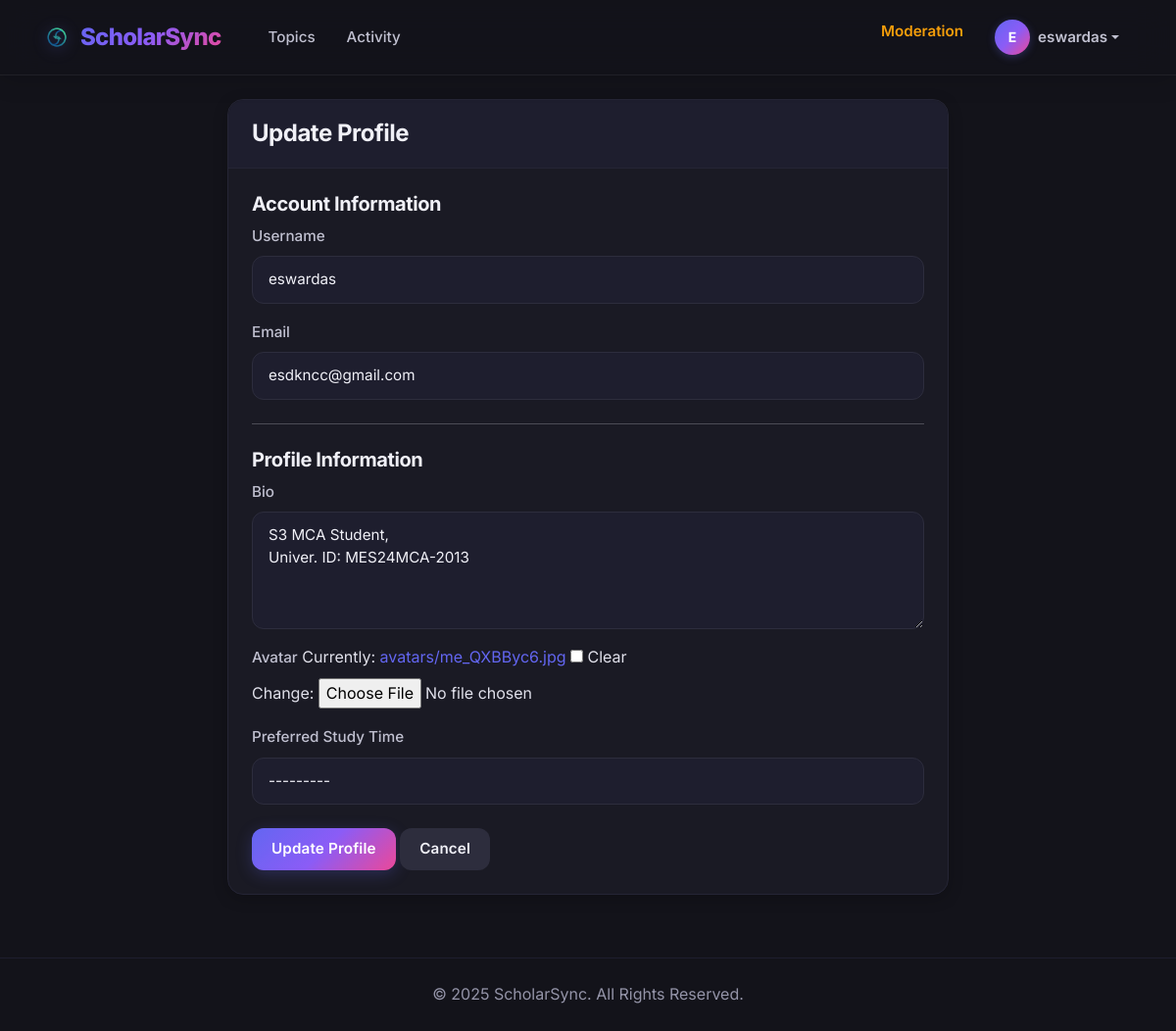
The app's page /update-user/ (signed in), older data.
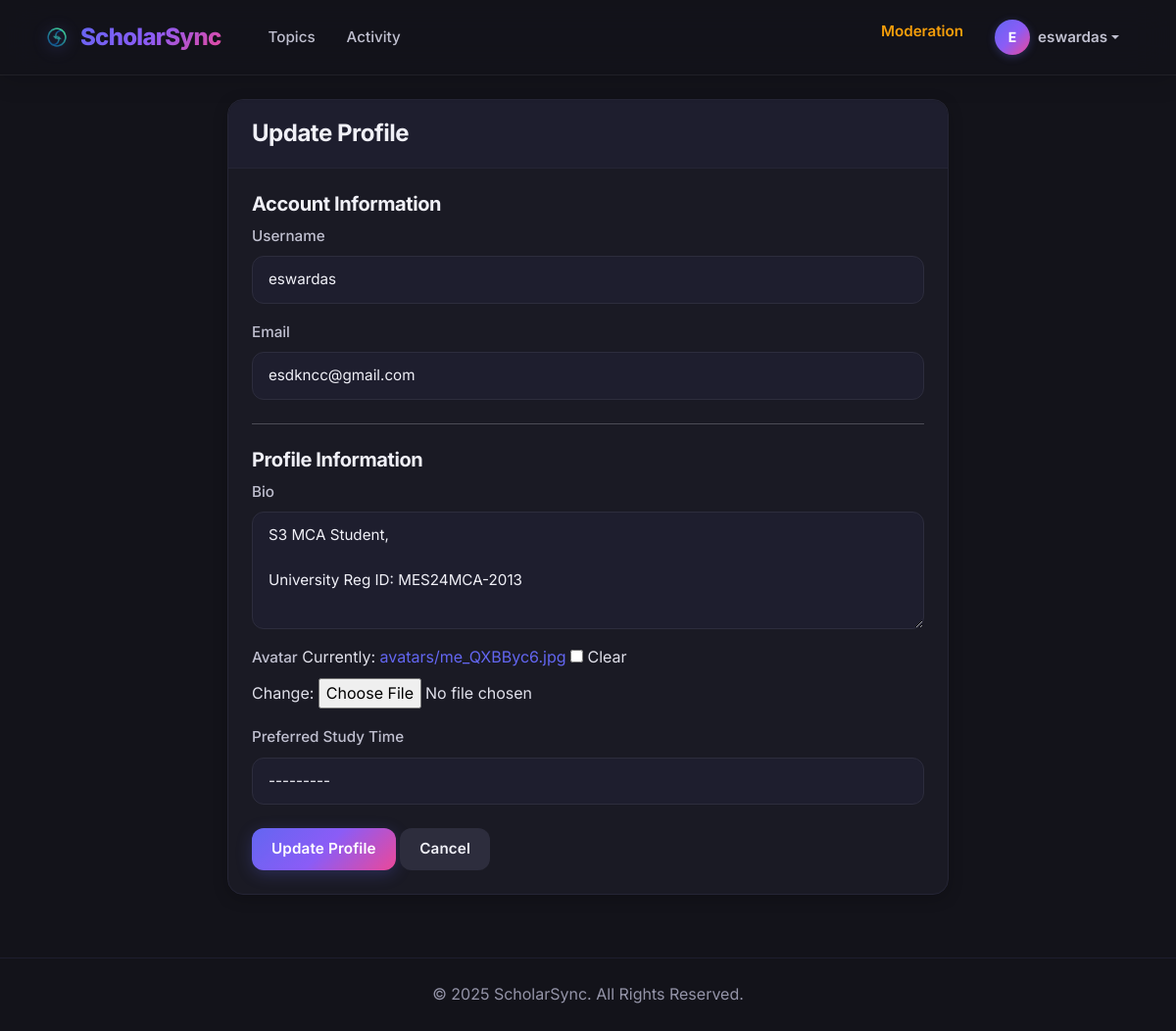
The same page, newer data.
### base/models.py (models this page shows, shortened)
class UserProfile(models.Model):
    user = models.OneToOneField(User, on_delete=models.CASCADE)
    bio = models.TextField(max_length=500, blank=True)
    avatar = models.ImageField(upload_to='avatars/', null=True, blank=True)
    study_streak = models.IntegerField(default=0)
    total_study_hours = models.FloatField(default=0)
    reputation_points = models.IntegerField(default=0)
    preferred_study_time = models.CharField(
        max_length=20,
        choices=[
            ('morning', 'Morning'),
            ('afternoon', 'Afternoon'),
            ('evening', 'Evening'),
            ('night', 'Night'),
        ],
        blank=True
    )
    suspended_until = models.DateTimeField(null=True, blank=True)

### base/views.py (the view, shortened to what this page needs)
# urls.py: path('update-user/', views.updateUser, name='update-user'),
@login_required(login_url='login')
def updateUser(request):
    user = request.user
    profile, created = UserProfile.objects.get_or_create(user=user)
    form = UserForm(instance=user)
    profile_form = UserProfileForm(instance=profile)
    return render(request, 'base/update-user.html', {
        'form': form,
        'profile_form': profile_form
    })

### base/forms.py
class UserForm(forms.ModelForm):
    class Meta:
        model = User
        fields = ['username', 'email']
        widgets = {
            'username': forms.TextInput(attrs={'class': 'form-control'}),
            'email': forms.EmailInput(attrs={'class': 'form-control'}),
        }

class UserProfileForm(forms.ModelForm):
    class Meta:
        model = UserProfile
        fields = ['bio', 'avatar', 'preferred_study_time']
        widgets = {
            'bio': forms.Textarea(attrs={'class': 'form-control', 'rows': 3}),
            'preferred_study_time': forms.Select(attrs={'class': 'form-control'}),
        }

### templates/base/update-user.html (shortened to what the changed rows need)
{% load static %}
<!DOCTYPE html>
<html>
<head>
    <link href="https://cdn.jsdelivr.net/npm/bootstrap@5.1.3/dist/css/bootstrap.min.css" rel="stylesheet">
    <link rel="stylesheet" href="{% static 'css/style.css' %}?v=12">
</head>
<body class="bg-dark">
    <div class="container my-4">
        <div class="row justify-content-center">
            <div class="col-md-8">
                <div class="card">
                    <div class="card-body">
                        <form method="POST" enctype="multipart/form-data">
                            <div class="mb-3">
                                <label class="form-label">Bio</label>
                                {{ profile_form.bio }}
                            </div>
                            <div class="mb-3">
                                <label class="form-label">Avatar</label>
                                {{ profile_form.avatar }}
                            </div>
                            <div class="mb-3">
                                <label class="form-label">Preferred Study Time</label>
                                {{ profile_form.preferred_study_time }}
                            </div>
                        </form>
                    </div>
                </div>
            </div>
        </div>
    </div>
</body>
</html>

Row changes from the older to the newer data that the page shows:
changed UserProfile: bio "S3 MCA Student, Univer. ID: MES24MCA-2013" → "S3 MCA Student, University Reg ID: MES24MCA-2013"
